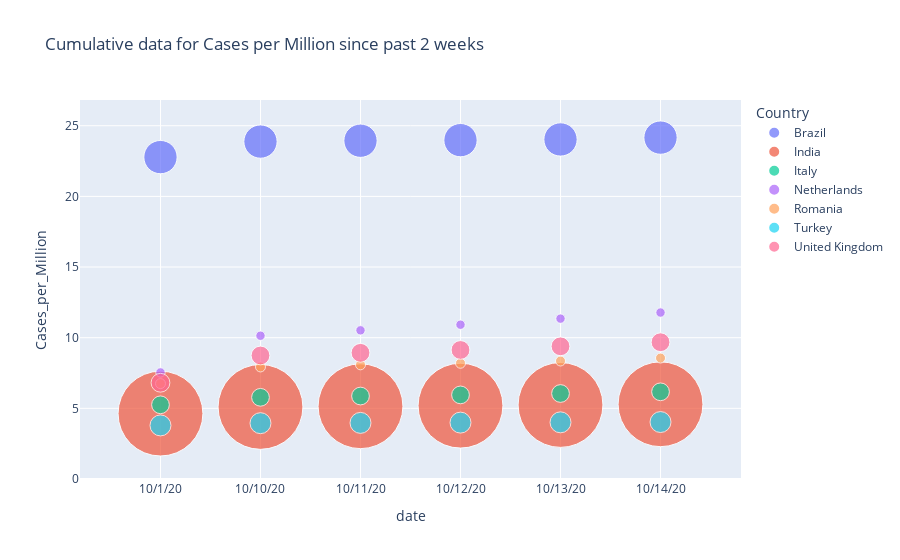

The notebook cell this image was saved under:
### Code cell
fig = px.scatter(
    data_frame=covid_countries_dapt, 
    x="date", 
    y="Cases_per_Million", 
    size="Population_million", 
    color="Country",
    hover_name="Country",
    size_max=60,
    title = "Cumulative data for Cases per Million since past 2 weeks"
)
fig.show()

### Figure 1 — Plotly figure (JSON) as saved in the notebook; plotly's stock layout.template omitted (floating-point values rounded to 4 significant figures)
{"data": [{"hovertemplate": "<b>%{hovertext}</b><br><br>Country=Brazil<br>date=%{x}<br>Cases_per_Million=%{y}<br>Population_million=%{marker.size}<extra></extra>", "hovertext": ["Brazil", "Brazil", "Brazil", "Brazil", "Brazil", "Brazil"], "legendgroup": "Brazil", "marker": {"color": "#636efa", "size": [212800.0, 212800.0, 212800.0, 212800.0, 212800.0, 212800.0], "sizemode": "area", "sizeref": 384.0, "symbol": "circle"}, "mode": "markers", "name": "Brazil", "orientation": "v", "showlegend": true, "type": "scatter", "x": ["10/1/20", "10/10/20", "10/11/20", "10/12/20", "10/13/20", "10/14/20"], "xaxis": "x", "y": [22.78, 23.88, 23.94, 23.98, 24.03, 24.16], "yaxis": "y"}, {"hovertemplate": "<b>%{hovertext}</b><br><br>Country=India<br>date=%{x}<br>Cases_per_Million=%{y}<br>Population_million=%{marker.size}<extra></extra>", "hovertext": ["India", "India", "India", "India", "India", "India"], "legendgroup": "India", "marker": {"color": "#EF553B", "size": [1382000.0, 1382000.0, 1382000.0, 1382000.0, 1382000.0, 1382000.0], "sizemode": "area", "sizeref": 384.0, "symbol": "circle"}, "mode": "markers", "name": "India", "orientation": "v", "showlegend": true, "type": "scatter", "x": ["10/1/20", "10/10/20", "10/11/20", "10/12/20", "10/13/20", "10/14/20"], "xaxis": "x", "y": [4.63, 5.1, 5.15, 5.19, 5.24, 5.29], "yaxis": "y"}, {"hovertemplate": "<b>%{hovertext}</b><br><br>Country=Italy<br>date=%{x}<br>Cases_per_Million=%{y}<br>Population_million=%{marker.size}<extra></extra>", "hovertext": ["Italy", "Italy", "Italy", "Italy", "Italy", "Italy"], "legendgroup": "Italy", "marker": {"color": "#00cc96", "size": [60450.0, 60450.0, 60450.0, 60450.0, 60450.0, 60450.0], "sizemode": "area", "sizeref": 384.0, "symbol": "circle"}, "mode": "markers", "name": "Italy", "orientation": "v", "showlegend": true, "type": "scatter", "x": ["10/1/20", "10/10/20", "10/11/20", "10/12/20", "10/13/20", "10/14/20"], "xaxis": "x", "y": [5.25, 5.78, 5.87, 5.95, 6.05, 6.17], "yaxis": "y"}, {"hovertemplate": "<b>%{hovertext}</b><br><br>Country=Netherlands<br>date=%{x}<br>Cases_per_Million=%{y}<br>Population_million=%{marker.size}<extra></extra>", "hovertext": ["Netherlands", "Netherlands", "Netherlands", "Netherlands", "Netherlands", "Netherlands"], "legendgroup": "Netherlands", "marker": {"color": "#ab63fa", "size": [17140.0, 17140.0, 17140.0, 17140.0, 17140.0, 17140.0], "sizemode": "area", "sizeref": 384.0, "symbol": "circle"}, "mode": "markers", "name": "Netherlands", "orientation": "v", "showlegend": true, "type": "scatter", "x": ["10/1/20", "10/10/20", "10/11/20", "10/12/20", "10/13/20", "10/14/20"], "xaxis": "x", "y": [7.54, 10.14, 10.52, 10.92, 11.35, 11.78], "yaxis": "y"}, {"hovertemplate": "<b>%{hovertext}</b><br><br>Country=Romania<br>date=%{x}<br>Cases_per_Million=%{y}<br>Population_million=%{marker.size}<extra></extra>", "hovertext": ["Romania", "Romania", "Romania", "Romania", "Romania", "Romania"], "legendgroup": "Romania", "marker": {"color": "#FFA15A", "size": [19210.0, 19210.0, 19210.0, 19210.0, 19210.0, 19210.0], "sizemode": "area", "sizeref": 384.0, "symbol": "circle"}, "mode": "markers", "name": "Romania", "orientation": "v", "showlegend": true, "type": "scatter", "x": ["10/1/20", "10/10/20", "10/11/20", "10/12/20", "10/13/20", "10/14/20"], "xaxis": "x", "y": [6.75, 7.93, 8.08, 8.19, 8.35, 8.56], "yaxis": "y"}, {"hovertemplate": "<b>%{hovertext}</b><br><br>Country=Turkey<br>date=%{x}<br>Cases_per_Million=%{y}<br>Population_million=%{marker.size}<extra></extra>", "hovertext": ["Turkey", "Turkey", "Turkey", "Turkey", "Turkey", "Turkey"], "legendgroup": "Turkey", "marker": {"color": "#19d3f3", "size": [84500.0, 84500.0, 84500.0, 84500.0, 84500.0, 84500.0], "sizemode": "area", "sizeref": 384.0, "symbol": "circle"}, "mode": "markers", "name": "Turkey", "orientation": "v", "showlegend": true, "type": "scatter", "x": ["10/1/20", "10/10/20", "10/11/20", "10/12/20", "10/13/20", "10/14/20"], "xaxis": "x", "y": [3.79, 3.95, 3.97, 3.99, 4.01, 4.03], "yaxis": "y"}, {"hovertemplate": "<b>%{hovertext}</b><br><br>Country=United Kingdom<br>date=%{x}<br>Cases_per_Million=%{y}<br>Population_million=%{marker.size}<extra></extra>", "hovertext": ["United Kingdom", "United Kingdom", "United Kingdom", "United Kingdom", "United Kingdom", "United Kingdom"], "legendgroup": "United Kingdom", "marker": {"color": "#FF6692", "size": [67950.0, 67950.0, 67950.0, 67950.0, 67950.0, 67950.0], "sizemode": "area", "sizeref": 384.0, "symbol": "circle"}, "mode": "markers", "name": "United Kingdom", "orientation": "v", "showlegend": true, "type": "scatter", "x": ["10/1/20", "10/10/20", "10/11/20", "10/12/20", "10/13/20", "10/14/20"], "xaxis": "x", "y": [6.81, 8.74, 8.93, 9.13, 9.39, 9.68], "yaxis": "y"}], "layout": {"legend": {"itemsizing": "constant", "title": {"text": "Country"}, "tracegroupgap": 0}, "title": {"text": "Cumulative data for Cases per Million since past 2 weeks"}, "xaxis": {"anchor": "y", "domain": [0, 1], "title": {"text": "date"}}, "yaxis": {"anchor": "x", "domain": [0, 1], "title": {"text": "Cases_per_Million"}}}}
